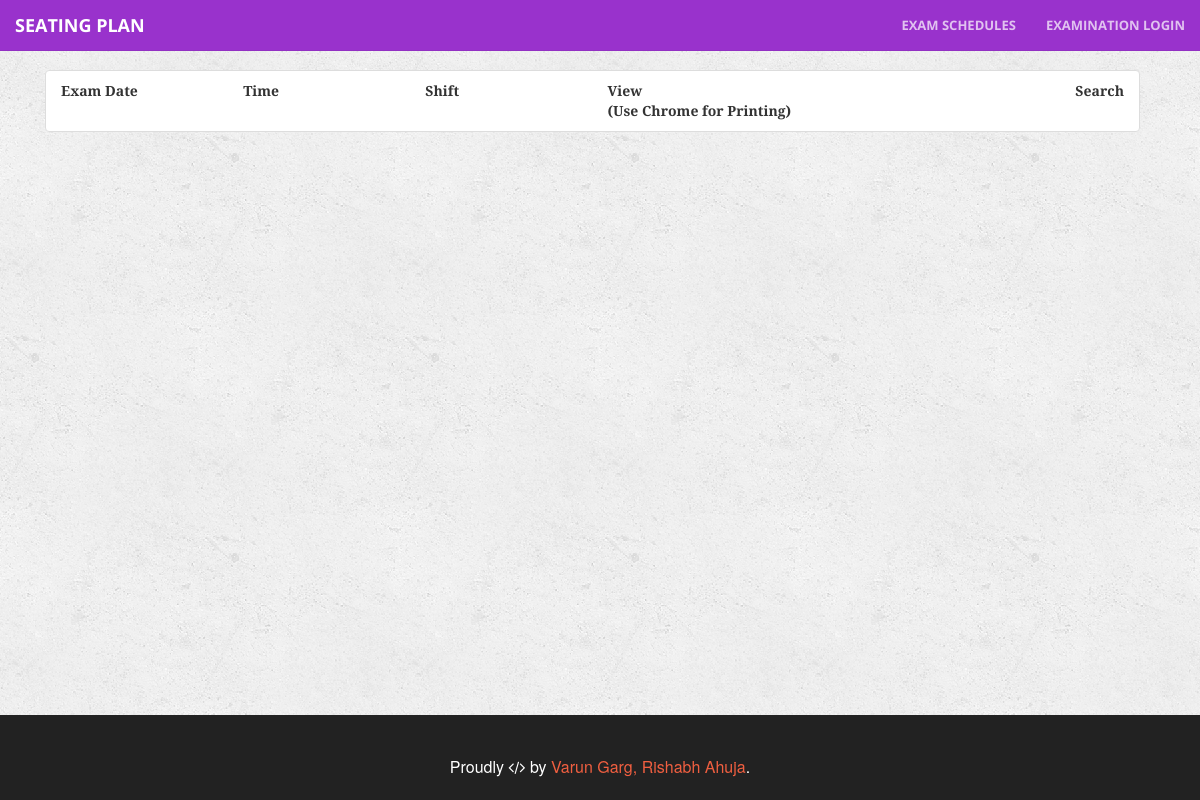
Page /index.php/exams/List_schedules on the earlier database version.
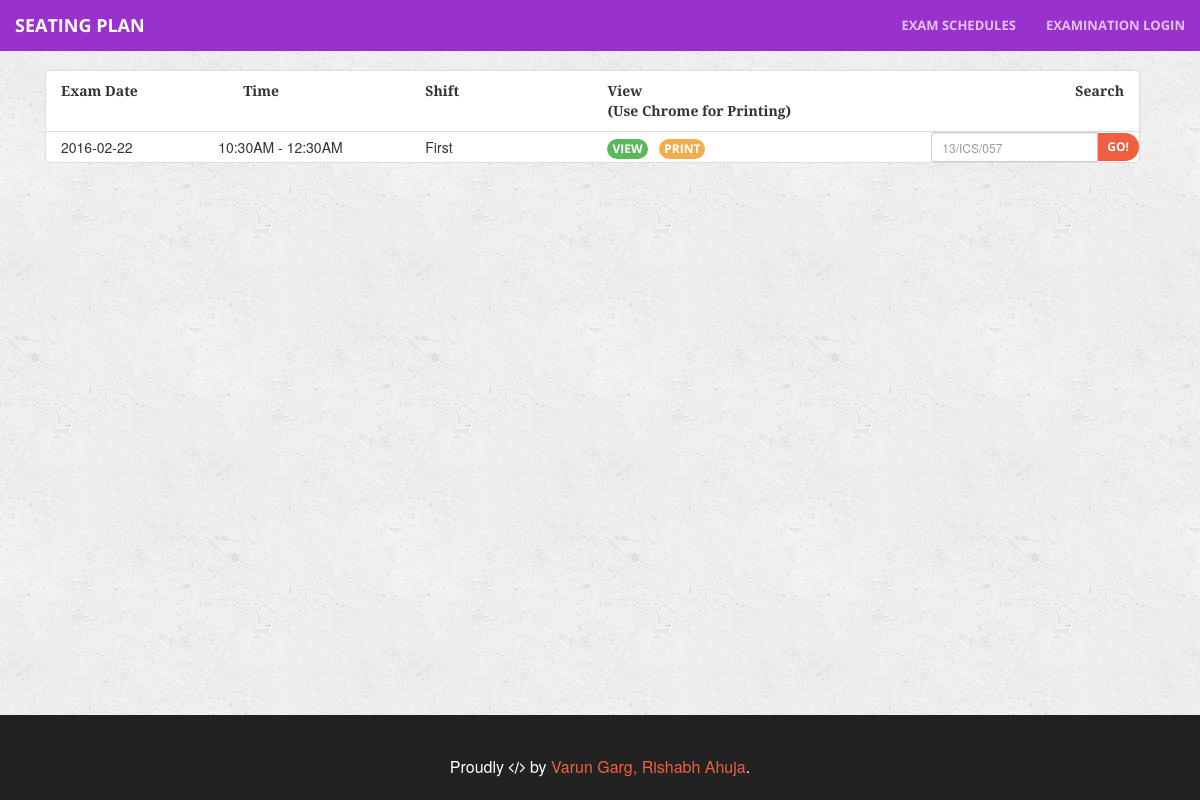
Same page on the later database version.
### tables this page shows
CREATE TABLE `exams` (
  `id` int(11) NOT NULL,
  `date` date NOT NULL,
  `shift` varchar(32) NOT NULL,
  `time` text NOT NULL,
  `pg_sub_ids` text NOT NULL,
  `room_ids` text NOT NULL,
  `arrangement_data` blob NOT NULL,
  `master` blob NOT NULL,
  `status` int(11) NOT NULL DEFAULT '0'
);

### application/controllers/Exams.php (called while the page is built, shortened)
<?php
class Exams extends CI_Controller {
    function List_schedules() {
        $this->load->view('common/header_2');
        $this->load->view('List_schedules');
        $this->load->view('common/footer_2');
    }
}

### index.php (called while the page is built, shortened)
<?php
require_once BASEPATH.'core/CodeIgniter.php';

### application/views/List_schedules.php (the view, shortened to what this page needs)
<div class ="col-sm-12">
    <ul class="nav nav-list col-sm-12">
        <li class="list-group-item">
            <div class="row">
                <b>
                    <div class="col-sm-2">
                        Exam Date
                    </div>
                    <div class="col-sm-2">
                        Time
                    </div>
                    <div class="col-sm-2">
                        Shift
                    </div>
                    <div class="col-sm-3">
                        View <br />(Use Chrome for Printing)
                    </div>
                    <div class="col-sm-3">
                        <div class="pull-right">
                            Search
                        </div>
                    </div>
                </b>
            </div>
        </li>
        <?php
        $query = $this->db->query('select * from exams where status = 1 order by id desc');
        foreach ($query->result() as $row) {
            ?>
            <li class="list-group-item" style="padding: 0px;">
                <div class="row">
                    <div class="col-sm-2" style="padding-left: 30px; padding-top: 5px;">
                        <?php
                        echo $row->date;
                        ?>
                    </div>
                    <div class="col-sm-2"style="padding-left: 0px; padding-top: 5px;">
                        <?php
                        echo $row->time;
                        ?>
                    </div>
                    <div class="col-sm-2" style="padding-left: 20px; padding-top: 5px;">
                        <?php
                        echo ucfirst($row->shift);
                        ?>
                    </div>
                    <div class="col-sm-3" style="padding-top: 5px; padding-right: 24px;">
                        <?php
                        echo '<a class="btn btn-xs btn-success " href="' . base_url() . "Exams/Print_data?exam_id=$row->id" . '"></i>View</a>';
                        ?>&nbsp;&nbsp;
                        <?php
                        echo '<a class="btn btn-xs btn-warning " href="' . base_url() . "Exams/Print_data?exam_id=$row->id&print=1" . '"></i>Print</a>';
                        ?>
                    </div>
                    <div class="col-sm-3" style="">
                        <form action="<?=base_url() . "Exams/Print_data";?>" method="get" class="form-inline">
                            <div class="input-group pull-right">
                                <input type="text" name="roll_no" class="form-control input-sm" placeholder="13/ICS/057">
                                <span class="input-group-btn">
                                    <button class="btn btn-primary btn-sm" type="submit" value="Submit">Go!</button>
                                </span>
                            </div>
                        </form>
                    </div>
                </div>
            </li>
            <?php
        }
        ?>
    </ul>
</div>

### application/views/common/header_2.php (shortened to what this page needs)
<!DOCTYPE html>
<html lang="en">
    <head>
        <link rel="stylesheet" href="<?php echo base_url() . 'application/views/common/' . 'dist/css/bootstrap-select.css' ?>">
        <link rel="stylesheet" href="<?php echo base_url() . 'application/views/common/' . 'css/bootstrap.min.css' ?>">
        <link rel="stylesheet" href="<?php echo base_url() . 'application/views/common/' . 'css/font-awesome.min.css' ?>">
        <link rel="stylesheet" href="<?php echo base_url() . 'application/views/common/' . 'css/varun.css' ?>">
        <link rel="stylesheet" href="<?php echo base_url() . 'application/views/common/' . 'css/animate.min.css' ?>" type="text/css">
        <link rel="stylesheet" href="<?php echo base_url() . 'application/views/common/' . 'css/creative.css' ?>" type="text/css">
    </head>
    <body style="background-image: url(<?php echo base_url('application/views/common/bg_2.png') ?>); background-attachment: fixed; background-repeat: repeat;">
        <nav id="mainNav" class="navbar navbar-fixed-top navbar-default nav navbar-custom" role="navigation">
            <div class="navbar-header">
                <a class="navbar-brand" href="<?= base_url() ?>">Seating Plan</a>
            </div>
            <div id="navbar" class="navbar-collapse collapse">
                <ul class="nav navbar-nav navbar-right">
			<li>
		            <a class="page-scroll" href="<?= base_url('Exams/List_schedules') ?>">Exam Schedules</a>
		        </li>
                    <li>
                        <a class="page-scroll" href ="<?= base_url('/login') ?>">Examination Login</a>
                    </li>
                </ul>
            </div>
        </nav>
        <div id="page-content-wrapper" >
            <div class="container content">

### application/views/common/footer_2.php (shortened to what this page needs)
</div>
<br /><br />
</div>
<aside class="bg-dark" id="about">
    <div class="text-center">
        <div class="call-to-action">
            <p>Proudly <i class="fa fa-code"></i> by <a href="http://www.github.com/Varun-Garg">Varun Garg, <a href="http://www.github.com/Varun-Garg">Rishabh Ahuja</a></a>.</p>                </div>
    </div>
</aside>
</body>
</html>

### application/views/common/css/varun.css (style rules this page uses)
#page-content-wrapper { width: 100%; padding-top: 70px; }
body,html { height: 100%; }

### application/views/common/css/creative.css (style rules this page uses)
html, body { width: 100%; height: 100%; }
body { font-family: Merriweather,'Helvetica Neue',Arial,sans-serif; }
a { color: #f05f40; -webkit-transition: all .35s; -moz-transition: all .35s; transition: all .35s; }
p { margin-bottom: 20px; font-size: 16px; line-height: 1.5; }
.bg-dark { color: #fff; background-color: #222; }
aside { padding-top: 40px; padding-bottom: 1px; }
.navbar-default { border-color: rgba(34,34,34,.05); font-family: 'Open Sans','Helvetica Neue',Arial,sans-serif; background-color: #fff; -webkit-transition: all .35s; -moz-transition: all .35s; transition: all .35s; }
.navbar-default .navbar-header .navbar-brand { text-transform: uppercase; font-family: 'Open Sans','Helvetica Neue',Arial,sans-serif; font-weight: 700; color: #f05f40; }
.navbar-default .nav > li>a, .navbar-default .nav>li>a:focus { text-transform: uppercase; font-size: 13px; font-weight: 700; color: #222; }
@media (min-width:768px) { .navbar-default { border-color: rgba(255,255,255,.3); background-color: transparent; } }
@media (min-width:768px) { .navbar-default .navbar-header .navbar-brand { color: rgba(255,255,255,.7); } }
@media (min-width:768px) { .navbar-default .nav > li>a, .navbar-default .nav>li>a:focus { color: rgba(255,255,255,.7); } }
.btn-primary { border-color: #f05f40; color: #fff; background-color: #f05f40; -webkit-transition: all .35s; -moz-transition: all .35s; transition: all .35s; }
.btn { border: 0; border-radius: 300px; text-transform: uppercase; font-family: 'Open Sans','Helvetica Neue',Arial,sans-serif; font-weight: 700; }
body { webkit-tap-highlight-color: #222; }

### application/views/common/header_2.php (style rules this page uses)
.navbar-nav.navbar-right:last-child { margin-right: 0; }
.navbar { border-color: rgba(34,34,34,.05); background-color: #9932CC; }
.content { min-height: calc(100vh - 195px); }

Differences in the rows shown:
now on this page (row edited): exams: date "2016-02-22", time "10:30AM - 12:30AM", shift "First"
